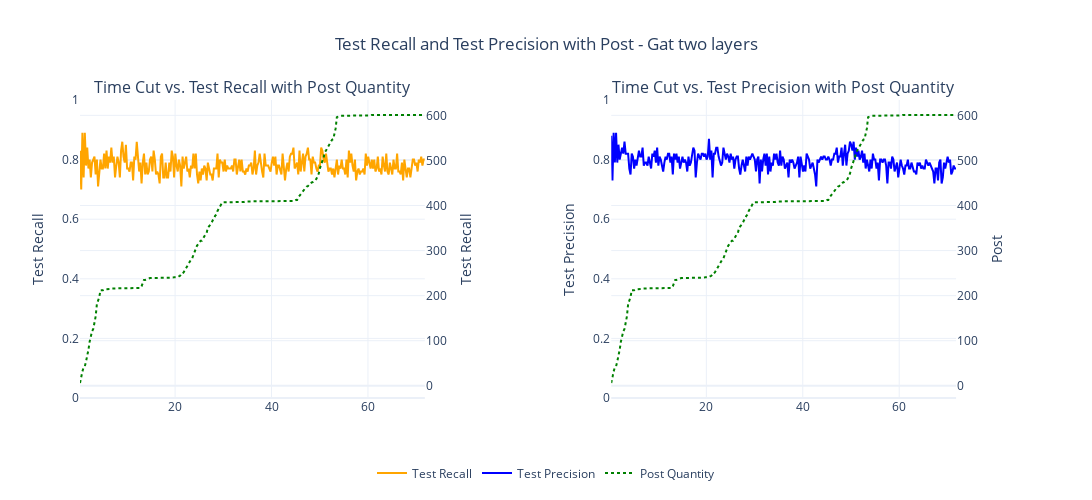

Notebook code for this chart:
### Code cell
import plotly.graph_objects as go
from plotly.subplots import make_subplots

# Create a subplot figure with 1 row and 2 columns
fig = make_subplots(
    rows=1, cols=2,
    subplot_titles=["Time Cut vs. Test Recall with Post Quantity", "Time Cut vs. Test Precision with Post Quantity"],
    specs=[[{"secondary_y": True}, {"secondary_y": True}]]
)

# First chart: Time Cut vs Test Recall
fig.add_trace(
    go.Scatter(
        x=df_gat_2_layers['time_cut_hours'],
        y=df_gat_2_layers['metrics.test_recall'],
        mode='lines',
        name='Test Recall',
        line=dict(color='Orange')
    ),
    row=1, col=1
)

# Second chart: Time Cut vs Test Precision with Post
fig.add_trace(
    go.Scatter(
        x=df_gat_2_layers['time_cut_hours'],
        y=df_gat_2_layers['metrics.test_precision'],
        mode='lines',
        name='Test Precision',
        line=dict(color='blue')
    ),
    row=1, col=2, secondary_y=False
)

# Adding Post Quantity to both subplots
fig.add_trace(
    go.Scatter(
        x=df_gat_2_layers['time_cut_hours'],
        y=df_gat_2_layers['post'],
        mode='lines',
        name='Post Quantity',
        line=dict(color='green', dash='dot')
    ),
    row=1, col=1, secondary_y=True
)

fig.add_trace(
    go.Scatter(
        x=df_gat_2_layers['time_cut_hours'],
        y=df_gat_2_layers['post'],
        mode='lines',
        name='Post Quantity',
        line=dict(color='green', dash='dot'),
        showlegend=False
    ),
    row=1, col=2, secondary_y=True
)

# Update layout
fig.update_layout(
    title="Test Recall and Test Precision with Post - Gat two layers",
    title_x=0.5,  # Center the main title,
    template='plotly_white',
    legend=dict(orientation="h", yanchor="bottom", y=-0.3, xanchor="center", x=0.5),
    width=1100,  # Set the width
    height=500,  # Set the height
)

# Update Y-axis titles for both subplots
fig.update_yaxes(title_text="Test Recall", row=1, col=1)
fig.update_yaxes(title_text="Test Precision", secondary_y=False, row=1, col=2)
fig.update_yaxes(title_text="Post", secondary_y=True, row=1, col=2)

# Update the left Y-axis range for both subplots (if needed)
fig.update_yaxes(range=[0, 1], row=1, col=1,secondary_y=False)  # Adjust range for the left Y-axis of the first chart
fig.update_yaxes(range=[0, 1], row=1, col=2,secondary_y=False)  # Adjust range for the left Y-axis of the second chart

# Display the plot
fig.show()

### Figure 1 — Plotly figure (JSON) as saved in the notebook; plotly's stock layout.template omitted (floating-point values rounded to 4 significant figures; data arrays with more than 128 entries replaced by an {"elided": "..."} marker saying what was removed)
{"data": [{"line": {"color": "Orange"}, "mode": "lines", "name": "Test Recall", "type": "scatter", "x": {"elided": "287 float values"}, "xaxis": "x", "y": {"elided": "287 float values"}, "yaxis": "y"}, {"line": {"color": "blue"}, "mode": "lines", "name": "Test Precision", "type": "scatter", "x": {"elided": "287 float values"}, "xaxis": "x2", "y": {"elided": "287 float values"}, "yaxis": "y3"}, {"line": {"color": "green", "dash": "dot"}, "mode": "lines", "name": "Post Quantity", "type": "scatter", "x": {"elided": "287 float values"}, "xaxis": "x", "y": {"elided": "287 int values"}, "yaxis": "y2"}, {"line": {"color": "green", "dash": "dot"}, "mode": "lines", "name": "Post Quantity", "showlegend": false, "type": "scatter", "x": {"elided": "287 float values"}, "xaxis": "x2", "y": {"elided": "287 int values"}, "yaxis": "y4"}], "layout": {"annotations": [{"font": {"size": 16}, "showarrow": false, "text": "Time Cut vs. Test Recall with Post Quantity", "x": 0.185, "xanchor": "center", "xref": "paper", "y": 1, "yanchor": "bottom", "yref": "paper"}, {"font": {"size": 16}, "showarrow": false, "text": "Time Cut vs. Test Precision with Post Quantity", "x": 0.755, "xanchor": "center", "xref": "paper", "y": 1, "yanchor": "bottom", "yref": "paper"}], "height": 500, "legend": {"orientation": "h", "x": 0.5, "xanchor": "center", "y": -0.3, "yanchor": "bottom"}, "title": {"text": "Test Recall and Test Precision with Post - Gat two layers", "x": 0.5}, "width": 1100, "xaxis": {"anchor": "y", "autorange": true, "domain": [0, 0.37], "range": [0.28, 71.8], "type": "linear"}, "xaxis2": {"anchor": "y3", "autorange": true, "domain": [0.57, 0.94], "range": [0.28, 71.8], "type": "linear"}, "yaxis": {"anchor": "x", "domain": [0, 1], "range": [0, 1], "title": {"text": "Test Recall"}, "type": "linear"}, "yaxis2": {"anchor": "x", "autorange": true, "overlaying": "y", "range": [-27.06, 634.1], "side": "right", "title": {"text": "Test Recall"}, "type": "linear"}, "yaxis3": {"anchor": "x2", "domain": [0, 1], "range": [0, 1], "title": {"text": "Test Precision"}, "type": "linear"}, "yaxis4": {"anchor": "x2", "autorange": true, "overlaying": "y3", "range": [-27.06, 634.1], "side": "right", "title": {"text": "Post"}, "type": "linear"}}}
